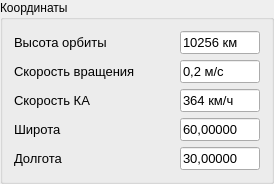
              <widget class="QGroupBox" name="groupBox_3">
               <property name="sizePolicy">
                <sizepolicy hsizetype="Maximum" vsizetype="Preferred">
                 <horstretch>0</horstretch>
                 <verstretch>0</verstretch>
                </sizepolicy>
               </property>
               <property name="maximumSize">
                <size>
                 <width>16777215</width>
                 <height>181</height>
                </size>
               </property>
               <property name="title">
                <string>Координаты</string>
               </property>
               <layout class="QVBoxLayout" name="verticalLayout_5">
                <item>
                 <layout class="QHBoxLayout" name="horizontalLayout_11">
                  <item>
                   <widget class="QLabel" name="label_5">
                    <property name="sizePolicy">
                     <sizepolicy hsizetype="Maximum" vsizetype="Preferred">
                      <horstretch>0</horstretch>
                      <verstretch>0</verstretch>
                     </sizepolicy>
                    </property>
                    <property name="minimumSize">
                     <size>
                      <width>160</width>
                      <height>0</height>
                     </size>
                    </property>
                    <property name="font">
                     <font>
                      <pointsize>10</pointsize>
                     </font>
                    </property>
                    <property name="text">
                     <string>Высота орбиты</string>
                    </property>
                   </widget>
                  </item>
                  <item>
                   <widget class="QLineEdit" name="lineEdit_5">
                    <property name="sizePolicy">
                     <sizepolicy hsizetype="Minimum" vsizetype="Fixed">
                      <horstretch>0</horstretch>
                      <verstretch>0</verstretch>
                     </sizepolicy>
                    </property>
                    <property name="maximumSize">
                     <size>
                      <width>80</width>
                      <height>16777215</height>
                     </size>
                    </property>
                    <property name="font">
                     <font>
                      <pointsize>10</pointsize>
                     </font>
                    </property>
                    <property name="text">
                     <string>10256 км</string>
                    </property>
                   </widget>
                  </item>
                 </layout>
                </item>
                <item>
                 <layout class="QHBoxLayout" name="horizontalLayout_12">
                  <item>
                   <widget class="QLabel" name="label_6">
                    <property name="sizePolicy">
                     <sizepolicy hsizetype="Maximum" vsizetype="Preferred">
                      <horstretch>0</horstretch>
                      <verstretch>0</verstretch>
                     </sizepolicy>
                    </property>
                    <property name="minimumSize">
                     <size>
                      <width>160</width>
                      <height>0</height>
                     </size>
                    </property>
                    <property name="font">
                     <font>
                      <pointsize>10</pointsize>
                     </font>
                    </property>
                    <property name="text">
                     <string>Скорость вращения</string>
                    </property>
                   </widget>
                  </item>
                  <item>
                   <widget class="QLineEdit" name="lineEdit_6">
                    <property name="sizePolicy">
                     <sizepolicy hsizetype="Minimum" vsizetype="Fixed">
                      <horstretch>0</horstretch>
                      <verstretch>0</verstretch>
                     </sizepolicy>
                    </property>
                    <property name="maximumSize">
                     <size>
                      <width>80</width>
                      <height>16777215</height>
                     </size>
                    </property>
                    <property name="font">
                     <font>
                      <pointsize>10</pointsize>
                     </font>
                    </property>
                    <property name="text">
                     <string>0,2 м/с</string>
                    </property>
                   </widget>
                  </item>
                 </layout>
                </item>
                <item>
                 <layout class="QHBoxLayout" name="horizontalLayout_13">
                  <item>
                   <widget class="QLabel" name="label_7">
                    <property name="sizePolicy">
                     <sizepolicy hsizetype="Maximum" vsizetype="Preferred">
                      <horstretch>0</horstretch>
                      <verstretch>0</verstretch>
                     </sizepolicy>
                    </property>
                    <property name="minimumSize">
                     <size>
                      <width>160</width>
                      <height>0</height>
                     </size>
                    </property>
                    <property name="font">
                     <font>
                      <pointsize>10</pointsize>
                     </font>
                    </property>
                    <property name="text">
                     <string>Скорость КА</string>
                    </property>
                   </widget>
                  </item>
                  <item>
                   <widget class="QLineEdit" name="lineEdit_7">
                    <property name="sizePolicy">
                     <sizepolicy hsizetype="Minimum" vsizetype="Fixed">
                      <horstretch>0</horstretch>
                      <verstretch>0</verstretch>
                     </sizepolicy>
                    </property>
                    <property name="maximumSize">
                     <size>
                      <width>80</width>
                      <height>16777215</height>
                     </size>
                    </property>
                    <property name="font">
                     <font>
                      <pointsize>10</pointsize>
                     </font>
                    </property>
                    <property name="text">
                     <string>364 км/ч</string>
                    </property>
                   </widget>
                  </item>
                 </layout>
                </item>
                <item>
                 <layout class="QHBoxLayout" name="horizontalLayout_14">
                  <item>
                   <widget class="QLabel" name="label_8">
                    <property name="sizePolicy">
                     <sizepolicy hsizetype="Maximum" vsizetype="Preferred">
                      <horstretch>0</horstretch>
                      <verstretch>0</verstretch>
                     </sizepolicy>
                    </property>
                    <property name="minimumSize">
                     <size>
                      <width>160</width>
                      <height>0</height>
                     </size>
                    </property>
                    <property name="font">
                     <font>
                      <pointsize>10</pointsize>
                     </font>
                    </property>
                    <property name="text">
                     <string>Широта</string>
                    </property>
                   </widget>
                  </item>
                  <item>
                   <widget class="QLineEdit" name="lineEdit_8">
                    <property name="sizePolicy">
                     <sizepolicy hsizetype="Minimum" vsizetype="Fixed">
                      <horstretch>0</horstretch>
                      <verstretch>0</verstretch>
                     </sizepolicy>
                    </property>
                    <property name="maximumSize">
                     <size>
                      <width>80</width>
                      <height>16777215</height>
                     </size>
                    </property>
                    <property name="font">
                     <font>
                      <pointsize>10</pointsize>
                     </font>
                    </property>
                    <property name="text">
                     <string>60,00000</string>
                    </property>
                   </widget>
                  </item>
                 </layout>
                </item>
                <item>
                 <layout class="QHBoxLayout" name="horizontalLayout_15">
                  <item>
                   <widget class="QLabel" name="label_9">
                    <property name="sizePolicy">
                     <sizepolicy hsizetype="Maximum" vsizetype="Preferred">
                      <horstretch>0</horstretch>
                      <verstretch>0</verstretch>
                     </sizepolicy>
                    </property>
                    <property name="minimumSize">
                     <size>
                      <width>160</width>
                      <height>0</height>
                     </size>
                    </property>
                    <property name="font">
                     <font>
                      <pointsize>10</pointsize>
                     </font>
                    </property>
                    <property name="text">
                     <string>Долгота</string>
                    </property>
                   </widget>
                  </item>
                  <item>
                   <widget class="QLineEdit" name="lineEdit_9">
                    <property name="sizePolicy">
                     <sizepolicy hsizetype="Minimum" vsizetype="Fixed">
                      <horstretch>0</horstretch>
                      <verstretch>0</verstretch>
                     </sizepolicy>
                    </property>
                    <property name="maximumSize">
                     <size>
                      <width>80</width>
                      <height>16777215</height>
                     </size>
                    </property>
                    <property name="font">
                     <font>
                      <pointsize>10</pointsize>
                     </font>
                    </property>
                    <property name="text">
                     <string>30,00000</string>
                    </property>
                   </widget>
                  </item>
                 </layout>
                </item>
               </layout>
              </widget>
